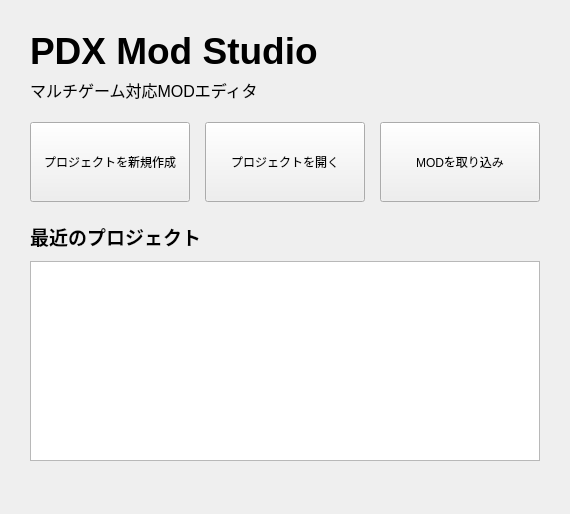
<?xml version="1.0" encoding="UTF-8"?>
<ui version="4.0">
 <class>HomeTab</class>
 <widget class="QWidget" name="HomeTab">
  <property name="geometry">
   <rect>
    <x>0</x>
    <y>0</y>
    <width>570</width>
    <height>514</height>
   </rect>
  </property>
  <property name="windowTitle">
   <string>Home</string>
  </property>
  <layout class="QVBoxLayout" name="verticalLayout">
   <property name="spacing">
    <number>20</number>
   </property>
   <property name="leftMargin">
    <number>30</number>
   </property>
   <property name="topMargin">
    <number>30</number>
   </property>
   <property name="rightMargin">
    <number>30</number>
   </property>
   <property name="bottomMargin">
    <number>30</number>
   </property>
   <item>
    <widget class="QWidget" name="homeHeader" native="true">
     <layout class="QVBoxLayout" name="headerLayout">
      <property name="spacing">
       <number>6</number>
      </property>
      <property name="leftMargin">
       <number>0</number>
      </property>
      <property name="topMargin">
       <number>0</number>
      </property>
      <property name="rightMargin">
       <number>0</number>
      </property>
      <property name="bottomMargin">
       <number>0</number>
      </property>
      <item>
       <widget class="QLabel" name="appTitleLabel">
        <property name="font">
         <font>
          <pointsize>28</pointsize>
          <bold>true</bold>
         </font>
        </property>
        <property name="text">
         <string>PDX Mod Studio</string>
        </property>
       </widget>
      </item>
      <item>
       <widget class="QLabel" name="appSubtitleLabel">
        <property name="font">
         <font>
          <pointsize>12</pointsize>
         </font>
        </property>
        <property name="text">
         <string>マルチゲーム対応MODエディタ</string>
        </property>
       </widget>
      </item>
     </layout>
    </widget>
   </item>
   <item>
    <widget class="QWidget" name="quickActionContainer" native="true">
     <layout class="QHBoxLayout" name="quickActionLayout">
      <property name="spacing">
       <number>15</number>
      </property>
      <property name="leftMargin">
       <number>0</number>
      </property>
      <property name="topMargin">
       <number>0</number>
      </property>
      <property name="rightMargin">
       <number>0</number>
      </property>
      <property name="bottomMargin">
       <number>0</number>
      </property>
      <item>
       <widget class="QPushButton" name="newProjectButton">
        <property name="minimumSize">
         <size>
          <width>160</width>
          <height>80</height>
         </size>
        </property>
        <property name="text">
         <string>プロジェクトを新規作成</string>
        </property>
       </widget>
      </item>
      <item>
       <widget class="QPushButton" name="openProjectButton">
        <property name="minimumSize">
         <size>
          <width>160</width>
          <height>80</height>
         </size>
        </property>
        <property name="text">
         <string>プロジェクトを開く</string>
        </property>
       </widget>
      </item>
      <item>
       <widget class="QPushButton" name="importModButton">
        <property name="minimumSize">
         <size>
          <width>160</width>
          <height>80</height>
         </size>
        </property>
        <property name="text">
         <string>MODを取り込み</string>
        </property>
       </widget>
      </item>
     </layout>
    </widget>
   </item>
   <item>
    <widget class="QWidget" name="recentProjectsContainer" native="true">
     <layout class="QVBoxLayout" name="recentProjectsLayout">
      <property name="spacing">
       <number>10</number>
      </property>
      <property name="leftMargin">
       <number>0</number>
      </property>
      <property name="topMargin">
       <number>0</number>
      </property>
      <property name="rightMargin">
       <number>0</number>
      </property>
      <property name="bottomMargin">
       <number>0</number>
      </property>
      <item>
       <widget class="QLabel" name="recentProjectsTitle">
        <property name="font">
         <font>
          <pointsize>14</pointsize>
          <bold>true</bold>
         </font>
        </property>
        <property name="text">
         <string>最近のプロジェクト</string>
        </property>
       </widget>
      </item>
      <item>
       <widget class="QListWidget" name="recentProjectsList">
        <property name="minimumSize">
         <size>
          <width>0</width>
          <height>200</height>
         </size>
        </property>
       </widget>
      </item>
     </layout>
    </widget>
   </item>
   <item>
    <spacer name="verticalSpacer">
     <property name="orientation">
      <enum>Qt::Orientation::Vertical</enum>
     </property>
     <property name="sizeHint" stdset="0">
      <size>
       <width>20</width>
       <height>40</height>
      </size>
     </property>
    </spacer>
   </item>
  </layout>
 </widget>
 <resources/>
 <connections/>
</ui>
